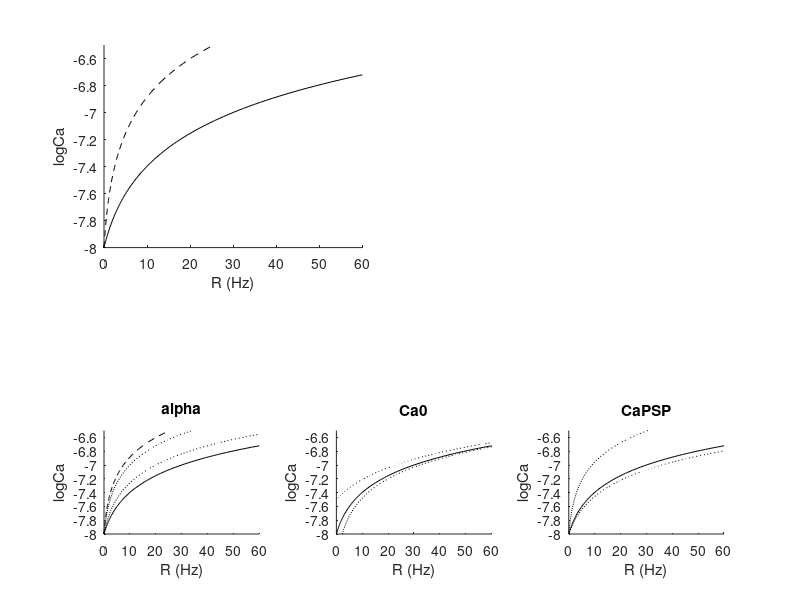

Here is the MATLAB script that generated this plot: (Note: this script raises an error after producing the figure.)
figfolder  = '/Users/dl2820/Project Repos/CaHomeostasis/DailyNotebook/Notebook20210618';

%%
Ca_0 = -8;       %GluA1-independent (i.e. baseline) Calcium concentration
                         %(-6.854 at eqfrom SS)
Ca_PSC0 = 0.3e-8;     %Calcium per 1Hz PSPs through non-GluA1 sources
alpha = 3;
%%
Ca = linspace(Ca_0,-6.5,100);


%%

R_none = (10.^Ca - 10.^Ca_0)./(Ca_PSC0.*(alpha.*0+1));
R_full = (10.^Ca - 10.^Ca_0)./(Ca_PSC0.*(alpha.*1+1));

alphas = [0.5 2];
R_alphas =(10.^Ca - 10.^Ca_0)./(Ca_PSC0*(alphas'*1+1));

Ca_0s = [-8.5 -7.5]';
R_Ca0s =(10.^Ca - 10.^Ca_0s)./(Ca_PSC0.*(alpha.*0+1));

Ca_PSCs = [0.25e-8 1e-8]';
R_CaPSCs =(10.^Ca - 10.^Ca_0)./(Ca_PSCs.*(alpha.*0+1));
%%
figure
subplot(2,2,1)
    %plot((R),Ca,'k')
    hold on
    plot((R_none),Ca,'k')
    plot((R_full),Ca,'k--')

    ylabel('logCa')

    xlabel('R (Hz)')
    box off
    axis tight
    xlim([0 60])
    
    
subplot(3,3,7)
    %plot((R),Ca,'k')
    hold on
    plot((R_none),Ca,'k')
    plot((R_full),Ca,'k--')
    plot((R_alphas),Ca,'k:')

    ylabel('logCa')

    xlabel('R (Hz)')
    box off
    axis tight
    xlim([0 60])
    title('alpha')
    
    
subplot(3,3,8)
    %plot((R),Ca,'k')
    hold on
    plot((R_none),Ca,'k')
    %plot((R_full),Ca,'k--')
    plot((R_Ca0s),Ca,'k:')

    ylabel('logCa')

    xlabel('R (Hz)')
    box off
    axis tight
    xlim([0 60])
     title('Ca0')
     
subplot(3,3,9)
    %plot((R),Ca,'k')
    hold on
    plot((R_none),Ca,'k')
    %plot((R_full),Ca,'k--')
    plot((R_CaPSCs),Ca,'k:')

    ylabel('logCa')

    xlabel('R (Hz)')
    box off
    axis tight
    xlim([0 60])
     title('CaPSP')
     
    
    

NiceSave('RCa',figfolder,[],'includeDate',true)
%%

kf_0 = 1e-4;       %CamKII-independent (i.e. baseline) phosphorylation rate
Ca_CaN = -6.4;     %Ca midpoint for CaN (data)
s_CaN = 6;      %Steepness of CaN activation (data)
k_CaN = 0.11;


kappa = 0.01;
kf_0 = 1e-3; 
k_CaN = kf_0./kappa;

n = Sigmoid( Ca,Ca_CaN,s_CaN,1);
kf = kf_0;
kd = k_CaN.*n;

A = kf./(kf+kd);
R = (10.^Ca - 10.^Ca_0)./(Ca_PSC0.*(alpha.*A+1));

%kf0s
kf0s = [1e-2 1e-4]';
A_kf0 = kf0s./(kf0s+kd);
R_kf0 = (10.^Ca - 10.^Ca_0)./(Ca_PSC0.*(alpha.*A_kf0+1));

%k_CaNs
k_CaNs = [1e-1 1e-3]';
A_kds = kf./(kf+k_CaNs.*n);
R_kd = (10.^Ca - 10.^Ca_0)./(Ca_PSC0.*(alpha.*A_kds+1));

%R1/2
Rs = linspace(0,60,60);
Ca_Ahalf = log10(10.^Ca_0 + Ca_PSC0.*Rs + Ca_PSC0.*alpha.*0.5.*Rs);
k_ratio = Sigmoid( Ca_Ahalf,Ca_CaN,s_CaN,1);

%%
figure
subplot(2,2,1)
    plot((R),Ca,'k')
    hold on
    plot((R_none),Ca,'k--')
    plot((R_full),Ca,'k--')
    ylabel('logCa')
    %plot(log10(R),A,'r')
    %LogScale('x',10)
    xlabel('R');
    box off
    axis tight
    axis tight
    xlim([0 60])
    yrange = ylim(gca);

subplot(2,2,2)
    plot(n,Ca)
    hold on
    plot(A,Ca)
    ylim(yrange)
    legend('n(Ca)','A(Ca)')
    box off
    xlabel('n, A')
   
subplot(3,3,7)
    plot((R),Ca,'k')
    hold on
    plot((R_kf0),Ca,'k:')
    plot((R_none),Ca,'--','color',[0.5 0.5 0.5])
    plot((R_full),Ca,'--','color',[0.5 0.5 0.5])
    ylabel('logCa')
    %plot(log10(R),A,'r')
    %LogScale('x',10)
    xlabel('R');
    box off
    axis tight
    axis tight
    xlim([0 60])
    yrange = ylim(gca);
    title('k_f_0')
    
subplot(3,3,8)
    plot((R),Ca,'k')
    hold on
    plot((R_kd),Ca,'k:')
    plot((R_none),Ca,'--','color',[0.5 0.5 0.5])
    plot((R_full),Ca,'--','color',[0.5 0.5 0.5])
    ylabel('logCa')
    %plot(log10(R),A,'r')
    %LogScale('x',10)
    xlabel('R');
    box off
    axis tight
    axis tight
    xlim([0 60])
    yrange = ylim(gca);    
    title('k_C_a_N')
    
    
subplot(3,3,9)
    plot(k_ratio,Rs,'k')
    xlabel('k_f_0 / k_C_a_N')
    ylabel('R_A_0_._5')
    box off
    
    
NiceSave('RCa_A',figfolder,[],'includeDate',true)



%% Simulate steady state calcium as f'n of rate

%manip.rate = @(t) 20.*ones(size(t));

parms= struct();
timeparms = struct();
manip = struct();

timeparms.maxT = 0;
timeparms.preT = 6000;

parms.Ca_PSP0 = Ca_PSC0;
parms.Ca_A = 0;
parms.Ca_0 = Ca_0;

parms.kd_0 = 0;
parms.kf_0 = kf_0;
parms.k_CaN = kf_0./kappa;
parms.k_CamK = 0;

R_pres = logspace(0,2,5);

for rr = 1:length(R_pres)
    bz_Counter(rr,length(R_pres),'sim')
    
    R_pre = R_pres(rr);
    manip.rate = @(t) R_pre .* ones(size(t));

    parms.Ca_A = 0;
    parms.kf_0 = kf_0;
    [simresults,parms] = Run_SynHomeo2(manip,parms,timeparms);
    equilvals.Ca(rr) = simresults.Ca(end);
    equilvals.b(rr) = simresults.b(end);
    equilvals.m(rr) = simresults.m(end);
    equilvals.n(rr) = simresults.n(end);
    close all

    parms.kf_0 = 100;
    parms.Ca_A = alpha.*Ca_PSC0;
    [simresults,parms] = Run_SynHomeo2(manip,parms,timeparms);
    equilvals_Full.Ca(rr) = simresults.Ca(end);
    equilvals_Full.b(rr) = simresults.b(end);
    equilvals_Full.m(rr) = simresults.m(end);
    equilvals_Full.n(rr) = simresults.n(end);
    close all

    parms.kf_0 = kf_0;
    parms.Ca_A = alpha.*Ca_PSC0;
    [simresults,parms] = Run_SynHomeo2(manip,parms,timeparms);
    equilvals_Eq.Ca(rr) = simresults.Ca(end);
    equilvals_Eq.b(rr) = simresults.b(end);
    equilvals_Eq.m(rr) = simresults.m(end);
    equilvals_Eq.n(rr) = simresults.n(end);
    close all
end

%%
figure
plot(simresults.t_hr,simresults.Ca,'k')
%%
figure
    subplot(2,2,1)
        plot((R),Ca,'k')
        hold on
        plot((R_none),Ca,'k--')
        plot((R_full),Ca,'k--')
        plot(R_pres,equilvals.Ca,'o')
        plot(R_pres,equilvals_Full.Ca,'o')
        plot(R_pres,equilvals_Eq.Ca,'o')
        ylabel('logCa')
        %plot(log10(R),A,'r')
        %LogScale('x',10)
        xlabel('R');
        box off
        axis tight
        axis tight
        xlim([0 60])
        yrange = ylim(gca);


 %% Simulate CaEq as function of Kfo (keeping kappa constant)
parms= struct();
timeparms = struct();
manip = struct();

timeparms.maxT = 0;
timeparms.preT = 6000;

parms.Ca_PSP0 = Ca_PSC0;
parms.Ca_A = alpha.*Ca_PSC0;
parms.Ca_0 = Ca_0;

parms.kd_0 = 0;
parms.kf_0 = kf_0;
parms.k_CaN = kf_0./kappa;
parms.k_CamK = 0;

R_pre = 30;
manip.rate = @(t) R_pre .* ones(size(t));

kf0s_sim = [1e-2 1e-3 1e-4 1e-5];

for rr = 1:length(kf0s_sim)
    bz_Counter(rr,length(kf0s_sim),'sim')
    
    parms.kf_0 = kf0s_sim(rr);
    parms.k_CaN = kf0s_sim(rr)./kappa;
    [simresults_kf0,parms] = Run_SynHomeo2(manip,parms,timeparms);
    equilvals_kf0.Ca(rr) = simresults_kf0.Ca(end);
    equilvals_kf0.b(rr) = simresults_kf0.b(end);
    equilvals_kf0.m(rr) = simresults_kf0.m(end);
    equilvals_kf0.n(rr) = simresults_kf0.n(end);
    close all

end

%%
figure
subplot(3,3,7)
    plot((R),Ca,'k')
    hold on
    plot((R_kf0),Ca,'k:')
    plot((R_none),Ca,'--','color',[0.5 0.5 0.5])
    plot((R_full),Ca,'--','color',[0.5 0.5 0.5])
    plot(R_pre,equilvals_kf0.Ca,'o')
    ylabel('logCa')
    %plot(log10(R),A,'r')
    %LogScale('x',10)
    xlabel('R');
    box off
    axis tight
    axis tight
    xlim([0 60])
    yrange = ylim(gca);
    title('k_f_0')